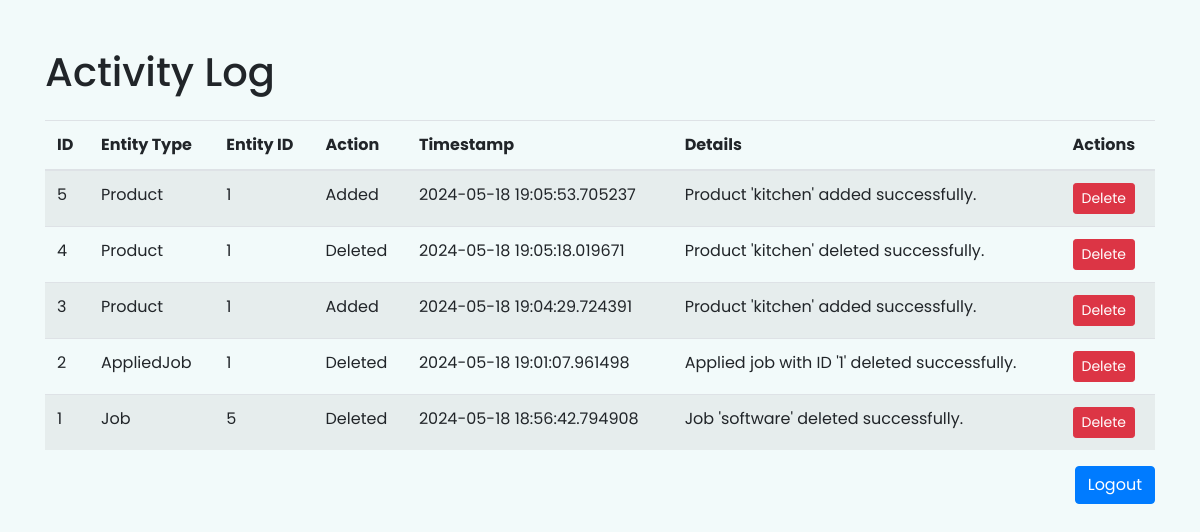
Before: /sagin/super (signed in) with the older database file.
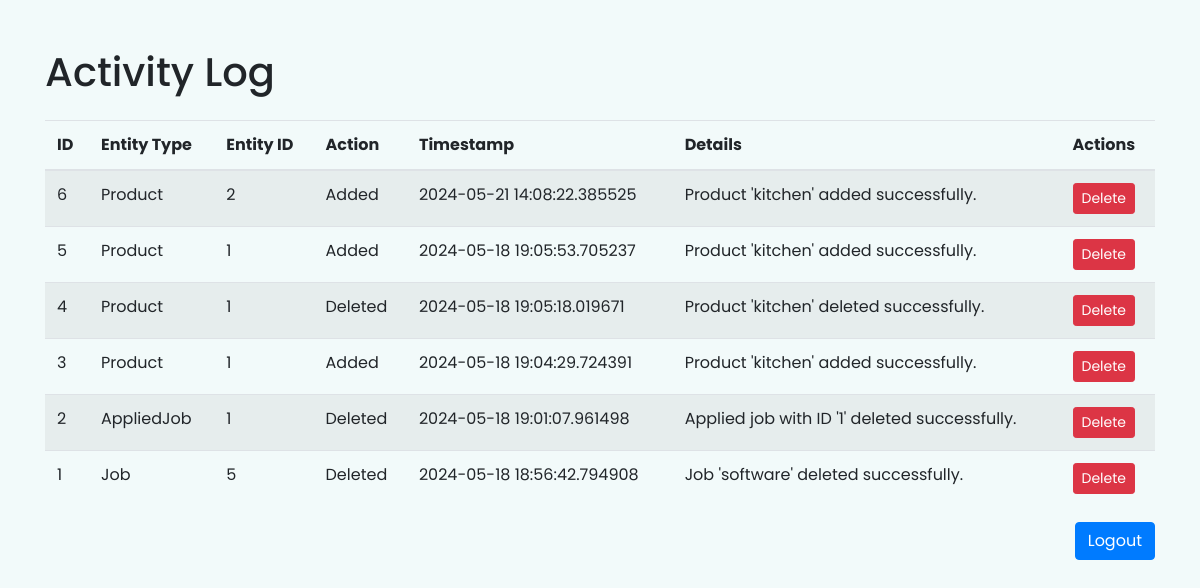
After: the same page with the newer database file.
### app.py (models this page shows, shortened)
class ActionHistory(db.Model):
    id = db.Column(db.Integer, primary_key=True)
    entity_type = db.Column(db.String(50))
    entity_id = db.Column(db.Integer)
    action = db.Column(db.String(50))
    timestamp = db.Column(db.DateTime, default=datetime.utcnow)
    details = db.Column(db.Text)

### app.py (the view)
@app.route('/sagin/super')
def super_view():
    if 'admin_logged_in' not in session or not session['admin_logged_in']:
        return redirect(url_for('sagin'))
    actions = ActionHistory.query.order_by(ActionHistory.timestamp.desc()).all()
    return render_template('all.html', actions=actions)

### templates/all.html (shortened to what this page needs)
<!DOCTYPE html>
<html lang="en">
<head>
    <link rel="stylesheet" href="https://maxcdn.bootstrapcdn.com/bootstrap/4.5.2/css/bootstrap.min.css">
</head>
<body>
    <div class="container mt-5">
        <h1 class="mb-4">Activity Log</h1>
        <table class="table table-striped">
            <thead>
                <tr>
                    <th>ID</th>
                    <th>Entity Type</th>
                    <th>Entity ID</th>
                    <th>Action</th>
                    <th>Timestamp</th>
                    <th>Details</th>
                    <th>Actions</th>
                </tr>
            </thead>
            <tbody>
                {% for action in actions %}
                <tr>
                    <td>{{ action.id }}</td>
                    <td>{{ action.entity_type }}</td>
                    <td>{{ action.entity_id }}</td>
                    <td>{{ action.action }}</td>
                    <td>{{ action.timestamp }}</td>
                    <td>{{ action.details }}</td>
                    <td>
                        <form method="post" action="{{ url_for('delete_action', action_id=action.id) }}" class="d-inline">
                            <button type="submit" class="btn btn-danger btn-sm">Delete</button>
                        </form>
                    </td>
                </tr>
                {% endfor %}
            </tbody>
        </table>
        <div class="text-right">
            <a href="/sagout" class="btn btn-primary">Logout</a>
        </div>
    </div>
</body>
</html>

Changed rows visible on the page:
added ActionHistory: id "6", entity_type "Product", entity_id "2", action "Added", timestamp "2024-05-21 14:08:22.385525", details "Product 'kitchen' added successfully."
